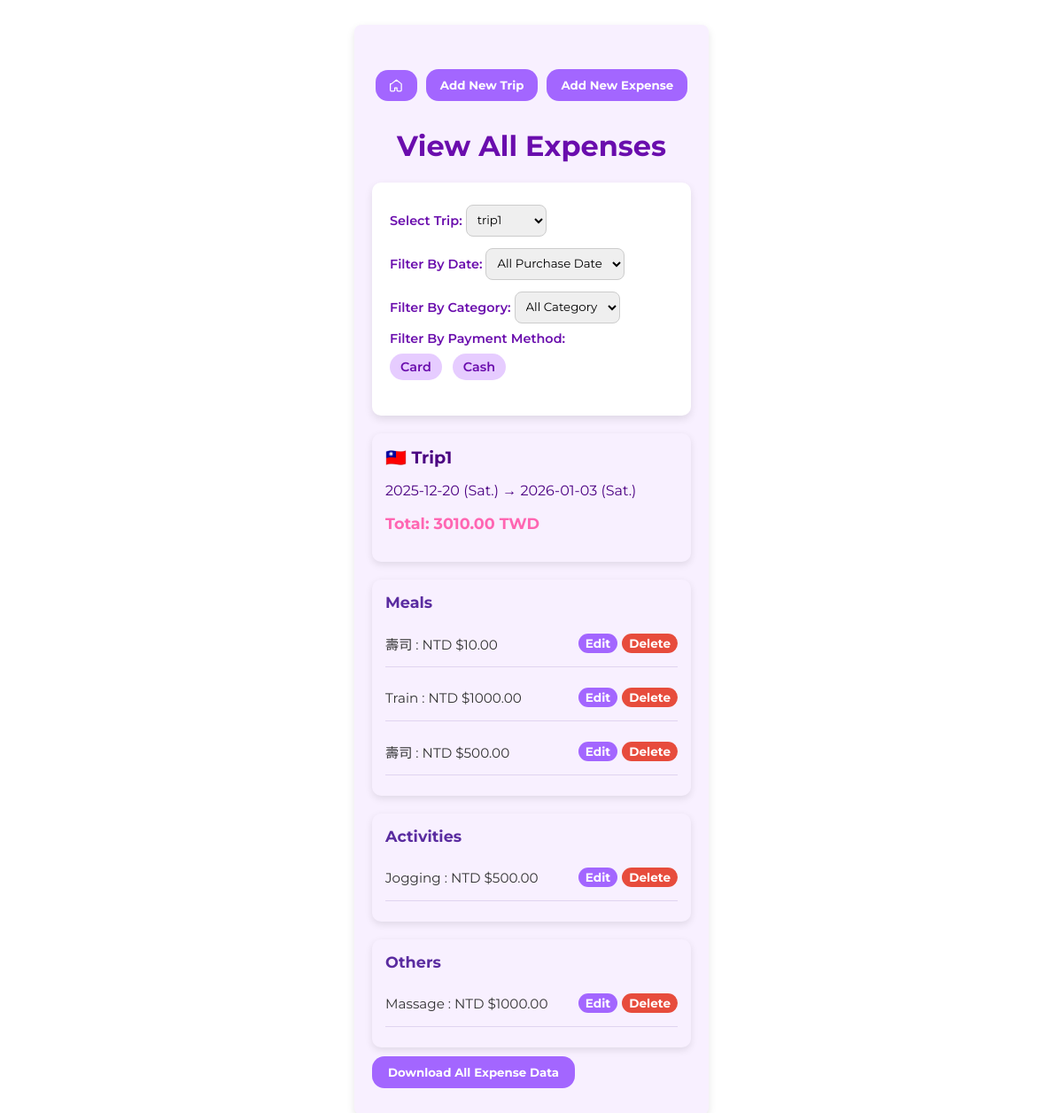
Screenshot of /viewExpense?trip_id=1 (signed in) with the database file from the repository.
### tables this page shows
CREATE TABLE paymentMethods (
                id INTEGER PRIMARY KEY,
                method_name TEXT UNIQUE
            );

CREATE TABLE trips (
                id INTEGER PRIMARY KEY,
                trip_name TEXT UNIQUE,
                start_date TEXT,
                end_date TEXT,
                
                country_id INTEGER,
                FOREIGN KEY(country_id) REFERENCES countries(id)
            );

CREATE TABLE expenses (
                     id INTEGER PRIMARY KEY, 
                     purchase_date TEXT,
                     item TEXT, 
                     amount REAL,
                     
                     currency_id INTEGER,
                     method_id INTEGER, 
                     category_id INTEGER,
                     trip_id INTEGER,
                  
                     FOREIGN KEY(currency_id) REFERENCES currencies(id),
                     FOREIGN KEY(method_id) REFERENCES paymentMethods(id),
                     FOREIGN KEY(category_id) REFERENCES categories(id),
                     FOREIGN KEY(trip_id) REFERENCES trips(id)
                    );

CREATE TABLE categories (
                id INTEGER PRIMARY KEY,
                cat_name TEXT UNIQUE,
                order_index INTEGER
            );

CREATE TABLE currencies (
                     id INTEGER PRIMARY KEY, 
                     code TEXT UNIQUE, 
                     currency_name TEXT,
                     symbol TEXT,
                     is_base INTEGER DEFAULT 0
                    );

### app.py (the view)
@app.route('/viewExpense')
@login_required
def viewExpense():
    errors = False
    dates = []
    categories = []
    trips = []
    paymentMethods_list = []
    expenses = []
    grouped_expenses = {}
    trip = None
    payment_method = None
    total_in_base = 0
    trip_id = request.args.get('trip_id', type=int)
    selected_date = request.args.get('purchase_date')  # string like "2025-12-19"
    selected_cat = request.args.get('category_name')
    selected_paymentMethod = request.args.get('payment_method')
    try:
        with sqlite3.connect(DB_FILE) as conn:
            c = conn.cursor()
            c.execute('SELECT id, trip_name FROM trips ORDER BY id DESC')
            trips = [{'id': r[0], 'trip_name': r[1]} for r in c.fetchall()]
            if trip_id:
                c.execute('''
                    SELECT DISTINCT purchase_date
                    FROM expenses
                    WHERE trip_id = ?
                    ORDER BY purchase_date
                ''', (trip_id,))
                dates = [r[0] for r in c.fetchall()]
                c.execute('''
                    SELECT DISTINCT c.cat_name
                    FROM categories c
                    JOIN expenses e ON e.category_id = c.id
                    WHERE e.trip_id = ?
                    ORDER BY c.order_index
                ''', (trip_id,))
                categories = [r[0] for r in c.fetchall()]
                c.execute('''
                    SELECT method_name
                    FROM paymentMethods
                    ORDER BY id
                ''')
                paymentMethods_list = [r[0] for r in c.fetchall()]
            if trip_id:
                c.execute('''
                        SELECT t.id, t.trip_name, t.start_date, t.end_date, c.country_code
                        FROM trips t
                        JOIN countries c ON t.country_id = c.id
                        WHERE t.id = ?
                    ''', (trip_id,))
                row = c.fetchone()
                if row:
                    start_date = row[2]
                    end_date = row[3]
                    start_dt = datetime.strptime(start_date, "%Y-%m-%d")
                    end_dt = datetime.strptime(end_date, "%Y-%m-%d")
                    start_weekday = start_dt.strftime("%a")
                    end_weekday = end_dt.strftime("%a")
                    trip = {
                        'id': row[0],
                        'trip_name': row[1],
                        'start_date': row[2],
                        'end_date': row[3],
                        'start_weekday': start_weekday,
                        'end_weekday': end_weekday,
                        'flag': country_flag(row[4])
                    }
                else:
                    flash("Trip not found.", "error")
                    trip_id = None  # prevent further queries
            if trip_id:
                query = '''
                    SELECT e.id, c.cat_name, e.item, e.amount, cu.code, cu.symbol, r.rate_to_base
                    FROM expenses e
                    JOIN categories c ON e.category_id = c.id
                    JOIN currencies cu ON e.currency_id = cu.id
                    JOIN exchange_rates r ON e.currency_id = r.currency_id
                    JOIN paymentMethods p ON e.method_id = p.id
                    WHERE e.trip_id = ?
                '''
                params = [trip_id]
                if selected_date:
                    query += ' AND e.purchase_date = ?'
                    params.append(selected_date)
                if selected_cat:
                    query += ' AND c.cat_name = ? '
                    params.append(selected_cat)
                if selected_paymentMethod:
                    query += ' AND p.method_name = ? '
                    params.append(selected_paymentMethod)
                query += ' ORDER BY c.order_index'
                c.execute(query, params)
                rows = c.fetchall()
                for e in rows:
                    expense = {
                        'id': e[0],
                        'category': e[1],
                        'item': e[2],
                        'amount': e[3],
                        'code': e[4],
                        'symbol': e[5]
                    }
                    expenses.append(expense)
                    grouped_expenses.setdefault(e[1], []).append(expense)
                    total_in_base += e[3] * e[6]  # sum in base currency
    except NameError:
        flash("Category name not found.", "error")
    except sqlite3.DatabaseError:
        flash("Database error occurred.", "error")
    return render_template(
        'viewExpense.html',
        trips=trips,
        dates=dates,
        categories=categories,
        paymentMethods_list=paymentMethods_list,
        trip=trip,
        total_in_base=total_in_base,
        selected_trip=trip_id,
        selected_date=selected_date,
        selected_category=selected_cat,
        selected_paymentMethod=selected_paymentMethod,
        expenses=expenses,
        grouped_expenses=grouped_expenses
    )

### app.py (called while the page is built)
def login_required(f):
    @wraps(f)
    def wrapper(*args, **kwargs):
        if 'user_id' not in session:
            return redirect(url_for('login', next=request.path))
        return f(*args, **kwargs)
    return wrapper

def country_flag(code):
    if not code or len(code) != 2:
        return ''
    return chr(0x1F1E6 + ord(code[0].upper()) - 65) + \
           chr(0x1F1E6 + ord(code[1].upper()) - 65)

### templates/viewExpense.html (shortened to what this page needs)
<!DOCTYPE html>
<html lang="en">
<head>
    <link rel="stylesheet" href="{{ url_for('static', filename='style.css') }}">
</head>
<body>
    <div class="container">
        <div class="button-row">
            <a href="{{ url_for('index') }}">
                <button class="btn btn-home">
                    <svg xmlns="http://www.w3.org/2000/svg" class="icon" fill="none" viewBox="0 0 24 24" stroke="currentColor">
                        <path stroke-linecap="round" stroke-linejoin="round" stroke-width="2"
                            d="M3 9l9-7 9 7v11a2 2 0 0 1-2 2h-4a2 2 0 0 1-2-2v-4H9v4a2 2 0 0 1-2 2H3a2 2 0 0 1-2-2V9z"/>
                    </svg>
                </button>
            </a>
            <a href="{{ url_for('tripSelection') }}">
                <button type="button" class="btn btn-equal">Add New Trip</button>
            </a>
            <a href="{{ url_for('newExpense', trip_id=trip.id) }}">
                <button type="button" class="btn btn-equal">Add New Expense</button>
            </a>
        </div>
        <h1>View All Expenses</h1>
        <form method="GET" class="form-box">
            <label>
                Select Trip:
                <select name="trip_id" id="tripSelect" onchange="handleTripChange()"">
                    {% for trip in trips %}
                        <option value="{{ trip.id }}" {% if selected_trip == trip.id %}selected{% endif %}>
                        {{ trip.trip_name }}
                        </option>
                    {% endfor %}
                </select>
            </label>
            <label id="dateWrapper" style="display: {% if selected_trip %}block{% else %}none{% endif %};">
                Filter By Date:
                <select name="purchase_date" onchange="this.form.submit()">
                    <option value="">All Purchase Date</option>
                </select>
            </label>
             <label id="catWrapper" style="display: {% if selected_trip %}block{% else %}none{% endif %};">
                Filter By Category:
                <select name="category_name" onchange="this.form.submit()">
                    <option value="">All Category</option>
                </select>
            </label>
            <label id="paymentWrapper" style="display: {% if selected_trip %}block{% else %}none{% endif %};">
                Filter By Payment Method:
            </label>
            <div class="payment-methods">
                {% for paymentMethod in paymentMethods_list %}
                <label class="payment-option">
                    <span>{{ paymentMethod|title }}</span>
                </label>
                {% endfor %}
            </div>
        </form>
        {% if trip %}
        <div class="category-card" style="margin-bottom: 20px;">
            <h3 class="trip-name">
                <span class="trip-flag">{{ trip.flag }}</span>
                <span class="trip-title">{{ trip.trip_name|title }}</span>
            </h3>
            <p class="trip-date">
                {{ trip.start_date }} ({{ trip.start_weekday }}.) → {{ trip.end_date }} ({{ trip.end_weekday }}.)
            </p>
            <p class="trip-total">
                Total: {{ "%.2f"|format(total_in_base) }} TWD
            </p>
        </div>
        {% endif %}
        {% if grouped_expenses %}
            <div class="categories-container">
                {% for cat, expenses in grouped_expenses.items() %}
                    <div class="category-card">
                        <h3 class="category-title">{{ cat|capitalize }}</h3>
                        <ul class="expense-list">
                            {% for e in expenses %}
                                <li class="expense-row">
                                    <span class="expense-text">
                                        {{ e.item|capitalize }} : {{ e.code }} {{ e.symbol }}{{ "%.2f"|format(e.amount) }}
                                    </span>
                                    <div class="expense-buttons">
                                        <a href="{{ url_for('editExpense', trip_id=selected_trip, expense_id=e.id, next=request.full_path) }}" class="btn btn-submit btn-small">
                                            Edit
                                        </a>
                                        <button type="button"
                                                class="btn btn-delete-expense btn-small"
                                                data-id="{{ e.id }}"
                                                data-item="{{ e.item }}">
                                            Delete
                                        </button>
                                    </div>
                                </li>
                            {% endfor %}
                        </ul>
                    </div>
                {% endfor %}
            </div>
        {% else %}
            <p>No Expense for this trip.</p>
        {% endif %}
        <a href="{{ url_for('downloadBackup') }}">
        <button type="button" class="btn">
            Download All Expense Data
        </button>
        </a>
    </div>
</body>
</html>

### static/style.css (style rules this page uses)
* { box-sizing: border-box; }
body { background-color: #fff; font-family: 'Montserrat', sans-serif; color: #4B0082; display: flex; justify-content: center; padding: 20px; }
button, input, select, textarea { font-family: inherit; }
.container { width: 100%; max-width: 400px; background-color: #f8f0ff; padding: 20px; border-radius: 8px; box-shadow: 0 4px 10px rgba(0, 0, 0, 0.1); box-sizing: border-box; }
h1 { text-align: center; color: #6a0dad; }
.form-box { display: flex; flex-direction: column; margin-bottom: 20px; }
label { margin-bottom: 10px; display: block; width: 100%; }
input, select { border-radius: 8px; border: 1px solid #ccc; }
select { padding: 8px; margin-top: 5px; }
.form-box label { font-size: 0.9em; font-weight: 600; color: #6a0dad; margin-bottom: 8px; }
.form-box { background-color: #fff; padding: 20px; border-radius: 10px; box-shadow: 0 4px 10px rgba(0,0,0,0.1); max-width: 500px; margin: 20px auto; }
.payment-methods { display: flex; gap: 12px; flex-wrap: wrap; margin-bottom: 12px; }
.payment-option { width: auto; display: block; align-items: center; cursor: pointer; background-color: #e6ccff; padding: 6px 12px; border-radius: 20px; transition: background-color 0.2s; }
.payment-option span { pointer-events: none; }
.btn { background-color: #a366ff; color: white; border: none; padding: 10px 18px; margin: 10px 0; border-radius: 14px; cursor: pointer; font-weight: bold; text-decoration: none; white-space: nowrap; text-align: center; display: inline-block; }
.btn-delete-expense { background-color: #e74c3c; }
.btn-submit { width: 100%; }
.btn-small { font-size: 0.85rem; padding: 3px 8px; border-radius: 14px; }
.button-row { display: flex; gap: 10px; justify-content: center; align-items: center; margin-top: 20px; }
.btn-home { padding: 10px 16px; display: flex; align-items: center; justify-content: center; }
.btn-home .icon { width: 15px; height: 15px; }
.btn-equal { flex: 1; padding: 10px 16px; }
.expense-buttons { display: flex; gap: 5px; }
.trip-date { display: flex; }
.trip-name { font-size: 1.2em; font-weight: bold; margin: 0; }
.trip-total { font-size: 1.1rem; font-weight: bold; color: #ff66b2; }
.categories-container { display: flex; flex-wrap: wrap; gap: 20px; }
.category-card { width: 100%; background-color: #f8f0ff; padding: 15px; border-radius: 10px; box-shadow: 0 3px 8px rgba(0,0,0,0.1); }
.category-title { margin-top: 0; margin-bottom: 10px; font-size: 1.1rem; color: #5a2ca0; }
.expense-list { list-style: none; padding: 0; margin: 0; }
.expense-row { display: flex; justify-content: space-between; align-items: center; margin-bottom: 8px; padding: 5px 0; border-bottom: 1px solid #e0d4f0; }
.expense-text { font-size: 0.95rem; color: #333; }

### rows the page displays
paymentMethods: method_name "Card"
paymentMethods: method_name "Cash"
trips: trip_name "Trip1", start_date "2025-12-20", end_date "2026-01-03"
expenses: cat_name "Meals", item "壽司", code "NTD", symbol "$", amount "10.00"
expenses: item "Train", code "NTD", symbol "$", amount "1000.00"
expenses: item "壽司", code "NTD", symbol "$", amount "500.00"
expenses: cat_name "Activities", item "Jogging", code "NTD", symbol "$", amount "500.00"
expenses: cat_name "Others", item "Massage", code "NTD", symbol "$", amount "1000.00"

### other values shown
{{ trip.flag }} "🇹🇼"
{{ trip.start_weekday }} "Sat"
{{ trip.end_weekday }} "Sat"
{{ "%.2f"|format(total_in_base) }} "3010.00"
form field trip_id "trip1"
